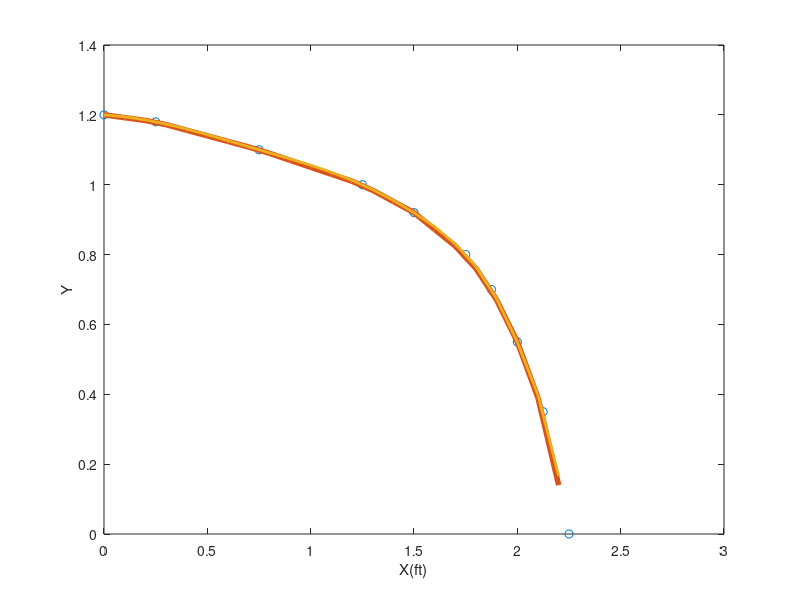
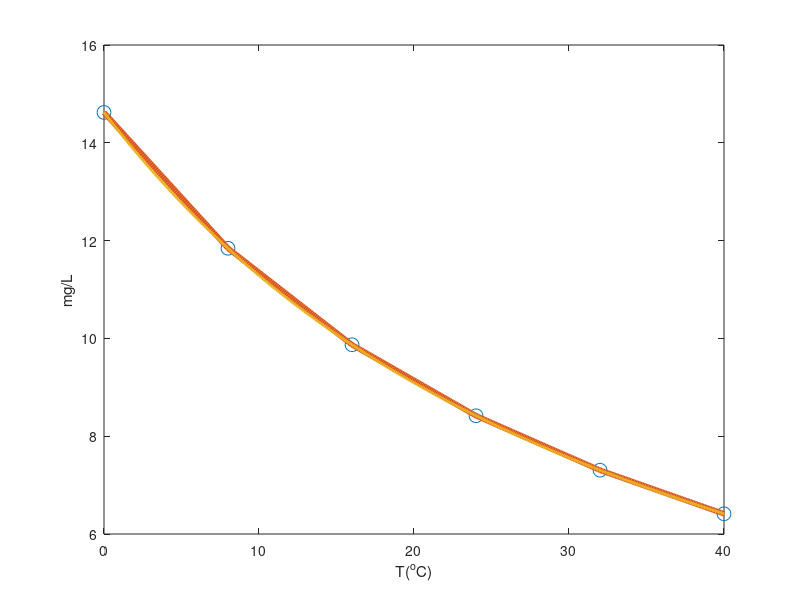
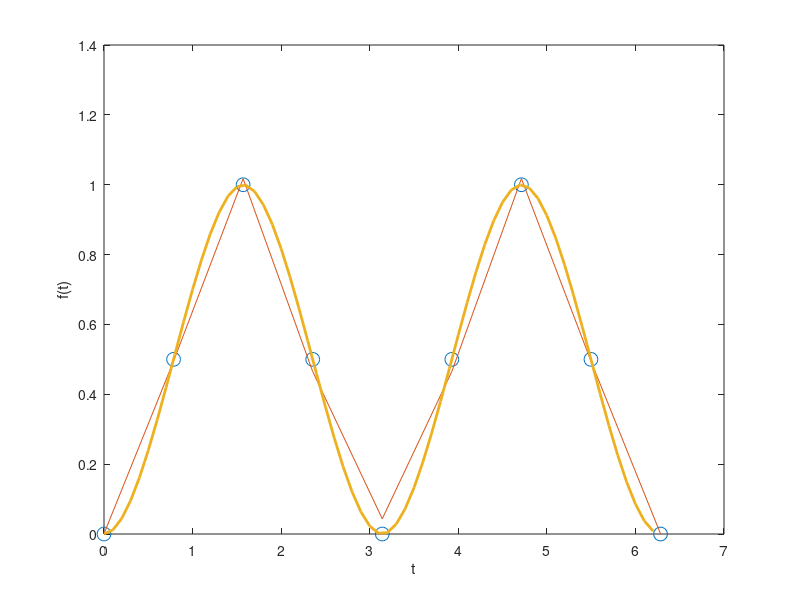

The MATLAB script that drew these images, in order:
%% JIA Jiyuan 20210303 ICE#4 Class 01
clear;clc;

%% Problem 1:
clear;clc;
% load parameter
X = [0 0.25 0.75 1.25 1.5 1.75 1.875 2 2.125 2.25];
Y = [1.2 1.18 1.1 1 0.92 0.8 0.7 0.55 0.35 0];
% plot original data
figure(1);
plot(X,Y,'o');
hold on
xlabel('X(ft)');
ylabel('Y');
% interpolation
plotvals=0:0.1:3;
yvals=interp1(X,Y,plotvals,'linear');
plot(plotvals,yvals,'LineWidth',4);
hold on
yvals=interp1(X,Y,plotvals,'spline');
plot(plotvals,yvals,'LineWidth',2);
hold on

%% Problem 2:
clear;clc;
T = 0:8:40;
% load original data
o = [14.621 11.843 9.870 8.418 7.305 6.413];
figure(2);
plot(T,o,'o','MarkerSize',10);
xlabel('T(^oC)');
ylabel('mg/L');
hold on
plotvals=0:0.1:40;
% interpolation
yvals=interp1(T,o,plotvals,'linear');
plot(plotvals,yvals,'LineWidth',4);
hold on
yvals=interp1(T,o,plotvals,'spline');
plot(plotvals,yvals,'LineWidth',2);
hold on

%% Problem 3
clear;clc;
% load function
f = @(t) (sin(t)).^2;
t = 0:pi/4:2*pi;
% plot original data
figure(3);
plot(t,f(t),'o','MarkerSize',10);
xlabel('t');
ylabel('f(t)');
hold on
%fit

p=polyfit(t,f(t),7);
P = p(1)*t.^7+p(2)*t.^6+p(3)*t.^5+p(4)*t.^4+p(5)*t.^3+p(6)*t.^2+p(7)*t.^1+p(8); 
plot(t,P);
hold on;
% interpolation
plotvals=0:0.1:2*pi

yvals=interp1(t,f(t),plotvals,'spline');
plot(plotvals,yvals,'LineWidth',2);
hold on